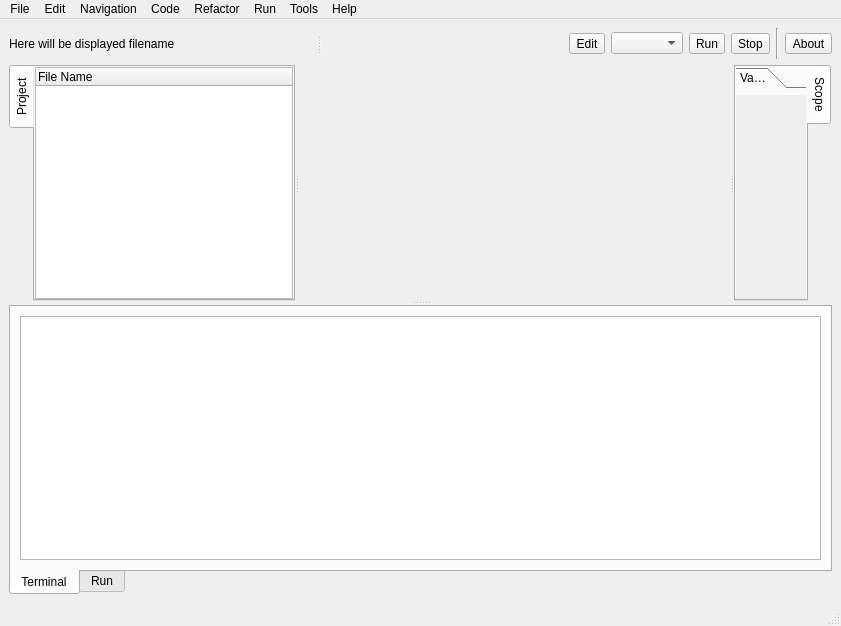
<?xml version="1.0" encoding="UTF-8"?>
<ui version="4.0">
 <class>MainWindow</class>
 <widget class="QMainWindow" name="MainWindow">
  <property name="geometry">
   <rect>
    <x>0</x>
    <y>0</y>
    <width>841</width>
    <height>626</height>
   </rect>
  </property>
  <property name="windowTitle">
   <string>Simple.IDE - Editor</string>
  </property>
  <property name="windowIcon">
   <iconset resource="../resources.qrc">
    <normaloff>:/images/images/logo/icon.png</normaloff>:/images/images/logo/icon.png</iconset>
  </property>
  <widget class="QWidget" name="centralwidget">
   <layout class="QVBoxLayout" name="verticalLayout">
    <item>
     <widget class="QSplitter" name="toolbar_splitter">
      <property name="orientation">
       <enum>Qt::Horizontal</enum>
      </property>
      <widget class="QLabel" name="path_label">
       <property name="text">
        <string>Here will be displayed filename</string>
       </property>
      </widget>
      <widget class="QWidget" name="horizontalLayoutWidget">
       <layout class="QHBoxLayout" name="toolbar_hbox">
        <property name="sizeConstraint">
         <enum>QLayout::SetMinimumSize</enum>
        </property>
        <item>
         <spacer name="toolbar_hspacer">
          <property name="orientation">
           <enum>Qt::Horizontal</enum>
          </property>
          <property name="sizeHint" stdset="0">
           <size>
            <width>13</width>
            <height>31</height>
           </size>
          </property>
         </spacer>
        </item><item>
         <widget class="QToolButton" name="toolbar_edit_btn">
          <property name="text">
           <string>Edit</string>
          </property>
         </widget>
        </item>
        <item>
         <widget class="QComboBox" name="run_profile_box"/>
        </item>
        <item>
         <widget class="QToolButton" name="toolbar_run_btn">
          <property name="text">
           <string>Run</string>
          </property>
         </widget>
        </item>
         <item>
         <widget class="QToolButton" name="toolbar_stop_btn">
          <property name="text">
           <string>Stop</string>
          </property>
         </widget>
        </item>
        <item>
         <widget class="Line" name="line">
          <property name="orientation">
           <enum>Qt::Vertical</enum>
          </property>
         </widget>
        </item>
        <item>
         <widget class="QToolButton" name="toolbar_about_btn">
          <property name="text">
           <string>About</string>
          </property>
         </widget>
        </item>
       </layout>
      </widget>
     </widget>
    </item>
    <item>
     <widget class="QSplitter" name="v_splitter">
      <property name="orientation">
       <enum>Qt::Vertical</enum>
      </property>
      <widget class="QSplitter" name="h_splitter">
       <property name="orientation">
        <enum>Qt::Horizontal</enum>
       </property>
       <widget class="QTabWidget" name="project_tabs">
        <property name="tabPosition">
         <enum>QTabWidget::West</enum>
        </property>
        <property name="movable">
         <bool>true</bool>
        </property>
        <widget class="QWidget" name="project_tree_tab">
         <property name="sizePolicy">
          <sizepolicy hsizetype="MinimumExpanding" vsizetype="Preferred">
           <horstretch>0</horstretch>
           <verstretch>0</verstretch>
          </sizepolicy>
         </property>
         <attribute name="title">
          <string>Project</string>
         </attribute>
         <layout class="QVBoxLayout" name="verticalLayout_2">
          <property name="spacing">
           <number>0</number>
          </property>
          <property name="sizeConstraint">
           <enum>QLayout::SetMinimumSize</enum>
          </property>
          <property name="leftMargin">
           <number>0</number>
          </property>
          <property name="topMargin">
           <number>0</number>
          </property>
          <property name="rightMargin">
           <number>0</number>
          </property>
          <property name="bottomMargin">
           <number>0</number>
          </property>
          <item>
           <widget class="QTreeWidget" name="project_tree">
            <property name="sizePolicy">
             <sizepolicy hsizetype="Expanding" vsizetype="Expanding">
              <horstretch>0</horstretch>
              <verstretch>0</verstretch>
             </sizepolicy>
            </property>
            <column>
             <property name="text">
              <string notr="true">File Name</string>
             </property>
            </column>
           </widget>
          </item>
         </layout>
        </widget>
       </widget>
       <widget class="QTabWidget" name="workspace_tabs">
        <property name="sizePolicy">
         <sizepolicy hsizetype="Expanding" vsizetype="Expanding">
          <horstretch>2</horstretch>
          <verstretch>0</verstretch>
         </sizepolicy>
        </property>
        <property name="currentIndex">
         <number>-1</number>
        </property>
        <property name="documentMode">
         <bool>true</bool>
        </property>
        <property name="tabsClosable">
         <bool>true</bool>
        </property>
        <property name="movable">
         <bool>true</bool>
        </property>
       </widget>
       <widget class="QTabWidget" name="components_tabs">
        <property name="sizePolicy">
         <sizepolicy hsizetype="Expanding" vsizetype="Expanding">
          <horstretch>0</horstretch>
          <verstretch>0</verstretch>
         </sizepolicy>
        </property>
        <property name="tabPosition">
         <enum>QTabWidget::East</enum>
        </property>
        <property name="documentMode">
         <bool>false</bool>
        </property>
        <property name="movable">
         <bool>true</bool>
        </property>
        <widget class="QWidget" name="scope_tab">
         <attribute name="title">
          <string>Scope</string>
         </attribute>
         <layout class="QVBoxLayout" name="verticalLayout_3">
          <property name="spacing">
           <number>0</number>
          </property>
          <property name="leftMargin">
           <number>0</number>
          </property>
          <property name="topMargin">
           <number>0</number>
          </property>
          <property name="rightMargin">
           <number>0</number>
          </property>
          <property name="bottomMargin">
           <number>0</number>
          </property>
          <item>
           <widget class="QToolBox" name="toolBox">
            <property name="currentIndex">
             <number>0</number>
            </property>
            <widget class="QWidget" name="components_variables_page">
             <property name="geometry">
              <rect>
               <x>0</x>
               <y>0</y>
               <width>84</width>
               <height>194</height>
              </rect>
             </property>
             <property name="autoFillBackground">
              <bool>false</bool>
             </property>
             <attribute name="label">
              <string>Variables</string>
             </attribute>
            </widget>
           </widget>
          </item>
         </layout>
        </widget>
       </widget>
      </widget>
      <widget class="QTabWidget" name="bottom_tabs">
       <property name="tabPosition">
        <enum>QTabWidget::South</enum>
       </property>
       <property name="currentIndex">
        <number>0</number>
       </property>
       <property name="documentMode">
        <bool>false</bool>
       </property>
       <property name="tabsClosable">
        <bool>false</bool>
       </property>
       <property name="movable">
        <bool>true</bool>
       </property>
       <widget class="QWidget" name="bottom_terminal_tab">
        <attribute name="title">
         <string>Terminal</string>
        </attribute>
        <layout class="QGridLayout" name="gridLayout_2">
         <item row="0" column="0">
          <widget class="QTextEdit" name="terminal_edit"/>
         </item>
        </layout>
       </widget>
       <widget class="QWidget" name="bottom_run_tab">
        <attribute name="title">
         <string>Run</string>
        </attribute>
        <layout class="QGridLayout" name="gridLayout">
         <item row="0" column="0">
          <widget class="QTextEdit" name="run_edit"/>
         </item>
        </layout>
       </widget>
      </widget>
     </widget>
    </item>
   </layout>
  </widget>
  <widget class="QMenuBar" name="menubar">
   <property name="geometry">
    <rect>
     <x>0</x>
     <y>0</y>
     <width>841</width>
     <height>30</height>
    </rect>
   </property>
   <widget class="QMenu" name="menuFile">
    <property name="title">
     <string>File</string>
    </property>
   </widget>
   <widget class="QMenu" name="menuEdit">
    <property name="title">
     <string>Edit</string>
    </property>
   </widget>
   <widget class="QMenu" name="menuNavigate">
    <property name="title">
     <string>Navigation</string>
    </property>
   </widget>
   <widget class="QMenu" name="menuCode">
    <property name="title">
     <string>Code</string>
    </property>
   </widget>
   <widget class="QMenu" name="menuRefactor">
    <property name="title">
     <string>Refactor</string>
    </property>
   </widget>
   <widget class="QMenu" name="menuTools">
    <property name="title">
     <string>Tools</string>
    </property>
   </widget>
   <widget class="QMenu" name="menuHelp">
    <property name="title">
     <string>Help</string>
    </property>
   </widget>
   <widget class="QMenu" name="menuRun">
    <property name="title">
     <string>Run</string>
    </property>
   </widget>
   <addaction name="menuFile"/>
   <addaction name="menuEdit"/>
   <addaction name="menuNavigate"/>
   <addaction name="menuCode"/>
   <addaction name="menuRefactor"/>
   <addaction name="menuRun"/>
   <addaction name="menuTools"/>
   <addaction name="menuHelp"/>
  </widget>
  <widget class="QStatusBar" name="statusbar"/>
  <action name="actionCurrent_File">
   <property name="text">
    <string>Current File</string>
   </property>
  </action>
  <action name="actionAll_Files">
   <property name="text">
    <string>All Files</string>
   </property>
  </action>
 </widget>
 <resources>
  <include location="../resources.qrc"/>
 </resources>
 <connections/>
</ui>
